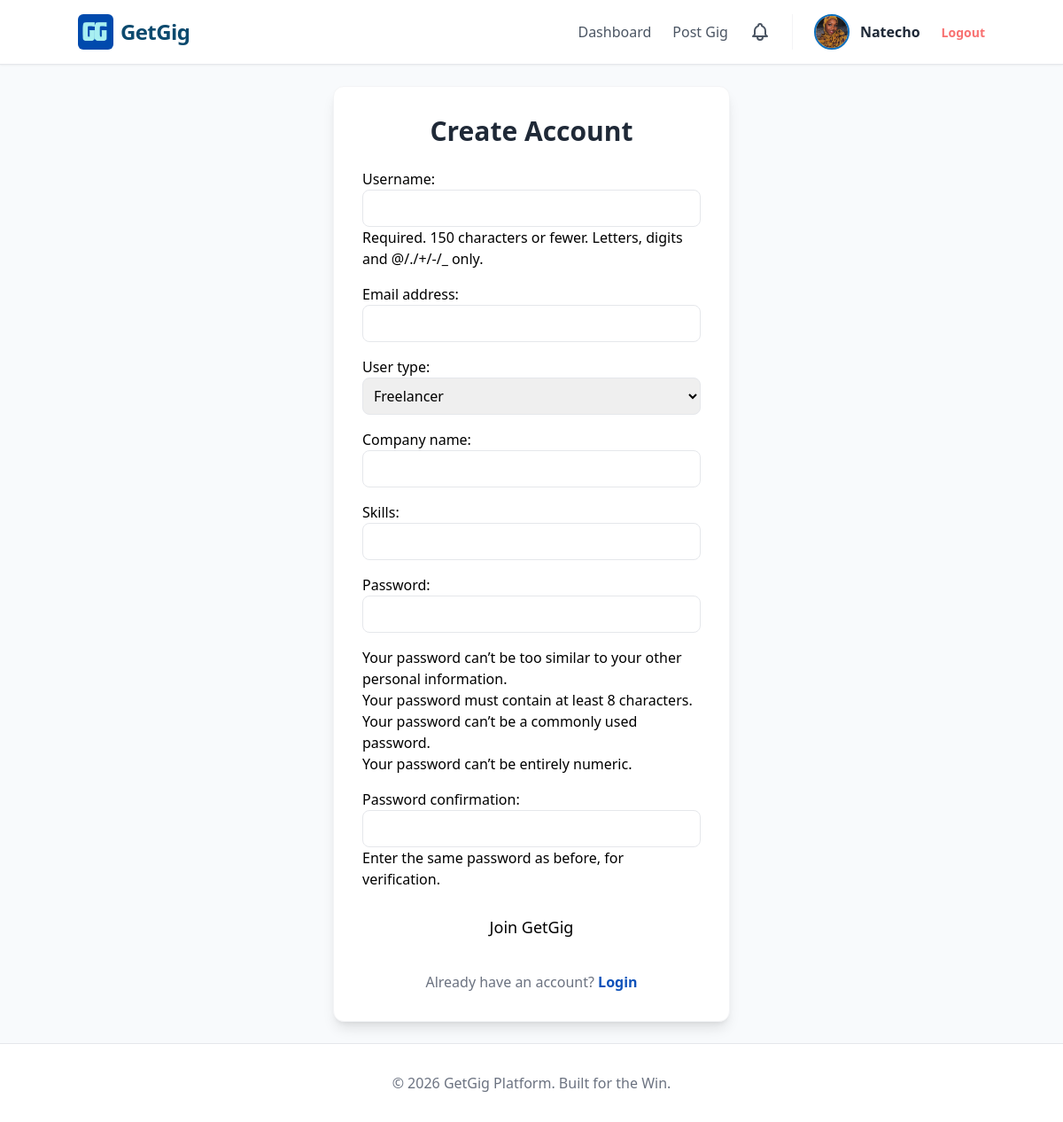
The app's page /users/register/ (signed in) with its own data.
### users/models.py (models this page shows, shortened)
class CustomUser(AbstractUser):
    USER_TYPE_CHOICES = (
        ('client', 'Client'),
        ('freelancer', 'Freelancer'),
    )
    user_type = models.CharField(max_length=10, choices=USER_TYPE_CHOICES, default='freelancer')
    profile_image = models.ImageField(upload_to='profiles/', default='profiles/default.png')
    bio = models.TextField(blank=True)
    profile_image = models.ImageField(upload_to='profiles/', blank=True, null=True)
    company_name = models.CharField(max_length=100, blank=True)
    skills = models.CharField(max_length=255, blank=True)

### users/views.py (the view)
# urls.py: path('register/', views.register, name='register'),
def register(request):
    if request.method == 'POST':
        form = RegistrationForm(request.POST)
        if form.is_valid():
            user = form.save()
            login(request, user)
            return redirect('users:dashboard_redirect')
    else:
        form = RegistrationForm()
    return render(request, 'registration/register.html', {'form': form})

### users/forms.py
class RegistrationForm(UserCreationForm):
    class Meta(UserCreationForm.Meta):
        model = CustomUser
        fields = ('username', 'email', 'user_type', 'company_name', 'skills')
    def __init__(self, *args, **kwargs):
        super().__init__(*args, **kwargs)
        for field in self.fields.values():
            field.widget.attrs.update({'class': 'w-full p-2 border rounded-lg focus:ring-2 focus:ring-[#0C6FBD] outline-none'})

### templates/registration/register.html (shortened to what this page needs)
{% extends 'base.html' %}
{% block content %}
<div class="max-w-md mx-auto bg-white p-8 rounded-xl shadow-lg border border-gray-100">
    <h2 class="text-3xl font-bold text-center mb-6 text-gray-800">Create Account</h2>
    <form method="post" class="space-y-4">
        {{ form.as_p }}
        <button type="submit" class="w-full btn-primary mt-4 py-3 text-lg">Join GetGig</button>
    </form>
    <p class="mt-6 text-center text-gray-500">
        Already have an account? <a href="{% url 'login' %}" class="text-ocean font-semibold">Login</a>
    </p>
</div>
{% endblock %}

### templates/base.html (shortened to what this page needs)
{% load static %}
{% load pwa %}
<!DOCTYPE html>
<html lang="en">
<head>
    <script src="https://cdn.tailwindcss.com"></script>
</head>
<body class="bg-slate-50 min-h-screen flex flex-col">
    <nav class="bg-white border-b border-gray-200 p-4 shadow-sm">
        <div class="container mx-auto flex justify-between items-center">
            <a href="/" class="flex items-center space-x-2">
                <img src="{% static 'images/logo.jpg' %}" alt="GetGig Logo" class="h-10 w-auto rounded-md">
                <span class="text-2xl font-bold text-[#0c4a6e] tracking-tight">GetGig</span>
            </a>
            <div class="flex items-center space-x-6 font-medium text-gray-600">
                {% if user.is_authenticated %}
                    {% if user.user_type == 'freelancer' %}
                        <a href="{% url 'projects:freelancer_dashboard' %}" class="hover:text-mint">Marketplace</a>
                        <a href="{% url 'projects:my_bids' %}" class="hover:text-mint">My Bids</a>
                    {% else %}
                        <a href="{% url 'projects:client_dashboard' %}" class="hover:text-mint">Dashboard</a>
                        <a href="{% url 'projects:create_project' %}" class="hover:text-ocean">Post Gig</a>
                    {% endif %}
                    <a href="{% url 'users:notifications' %}" class="text-gray-600 hover:text-blue-600 relative">
                    </a>
                    <a href="{% url 'users:edit_profile' %}" class="flex items-center space-x-3 group border-l pl-6 border-gray-100">
                        {% if user.profile_image %}
                            <img src="{{ user.profile_image.url }}" class="w-10 h-10 rounded-full object-cover border-2 border-[#0C6FBD] group-hover:border-mint transition shadow-sm">
                        {% else %}
                            <div class="w-10 h-10 rounded-full bg-[#0C6FBD] text-white flex items-center justify-center font-bold shadow-sm group-hover:bg-blue-700 transition">
                                {{ user.username|first|upper }}
                            </div>
                        {% endif %}
                        <span class="font-bold text-gray-800 hidden md:inline">{{ user.username }}</span>
                    </a>
                    <form action="{% url 'logout' %}" method="post" class="inline">
                        <button type="submit" class="text-sm font-bold text-red-400 hover:text-red-600 transition">Logout</button>
                    </form>
                {% else %}
                    <a href="{% url 'login' %}" class="hover:text-ocean">Login</a>
                    <a href="{% url 'users:register' %}" class="bg-[#0F52BA] hover:bg-blue-700 text-white px-6 py-2 rounded-lg transition shadow-md">
                        Get Started
                    </a>
                {% endif %}
            </div>
        </div>
    </nav>
    <div class="container mx-auto p-6 flex-grow">
        {% block content %}{% endblock %}
    </div>
    <footer class="bg-white border-t border-gray-200 p-8 text-center text-gray-500">
        &copy; 2026 GetGig Platform. Built for the Win.
    </footer>
</body>
</html>

### templates/base.html (style rules this page uses)
.btn-primary { @apply bg-ocean text-white px-6 py-2 rounded-lg hover:bg-blue-700 transition shadow-md; }

### records on screen
CustomUser: profile_image (picture), username "Natecho"
